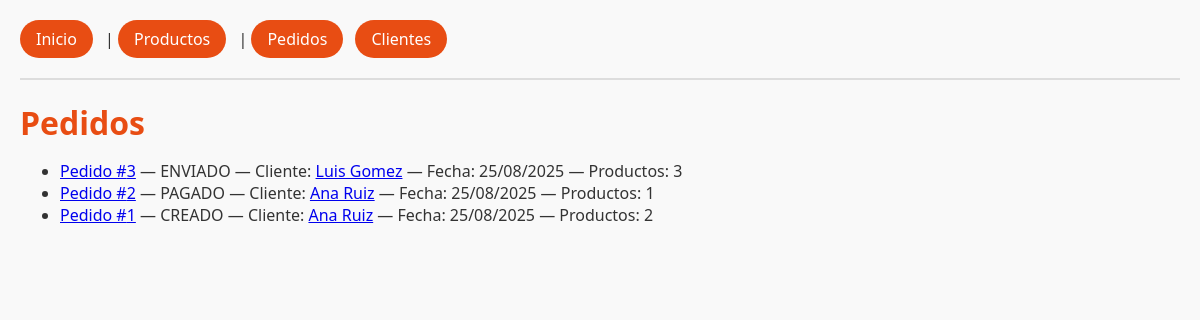
Page /pedidos/ on the earlier database version.
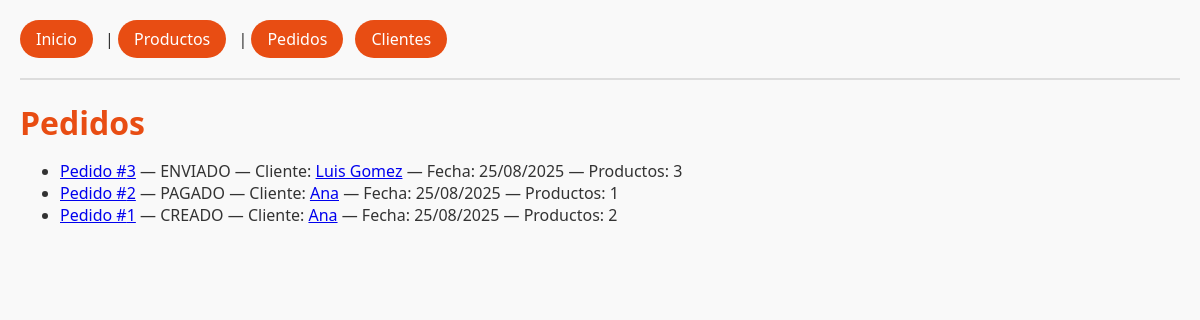
Same page on the later database version.
### tienda/models.py (models this page shows, shortened)
class Pedido(models.Model):
    ESTADOS = [
        ("CREADO", "Creado"),
        ("PAGADO", "Pagado"),
        ("ENVIADO", "Enviado"),
        ("CERRADO", "Cerrado"),
    ]
    cliente = models.ForeignKey(
        Cliente, on_delete=models.CASCADE, related_name="pedidos"
    )
    productos = models.ManyToManyField(Producto, related_name="pedidos")
    estado = models.CharField(max_length=10, choices=ESTADOS, default="CREADO")
    fecha = models.DateTimeField(auto_now_add=True)

class Cliente(models.Model):
    nombre = models.CharField(max_length=120)
    correo = models.EmailField(unique=True)
    fecha_registro = models.DateTimeField(auto_now_add=True)
    activo = models.BooleanField(default=True)

### tienda/views.py (the view)
# urls.py: path("pedidos/", views.lista_pedidos, name="lista_pedidos"),
def lista_pedidos(request):
    qs = (
        Pedido.objects.select_related("cliente")
        .prefetch_related("productos")
        .order_by("-fecha")
    )
    return render(request, "tienda/lista_pedidos.html", {"pedidos": qs})

### tienda/templates/tienda/lista_pedidos.html (shortened to what this page needs)
{% extends "tienda/base.html" %}
{% block content %}
  <h1>Pedidos</h1>
  <ul>
    {% for pedido in pedidos %}
      <li>
        <a href="{% url 'tienda:detalle_pedido' pedido.pk %}">Pedido #{{ pedido.id }}</a>
        — {{ pedido.estado }}
        — Cliente:
        <a href="{% url 'tienda:detalle_cliente' pedido.cliente.pk %}">{{ pedido.cliente.nombre }}</a>
        — Fecha: {{ pedido.fecha|date:"d/m/Y" }}
        — Productos: {{ pedido.productos.count }}
      </li>
    {% empty %}
      <li>No hay pedidos registrados.</li>
    {% endfor %}
  </ul>
{% endblock %}

### tienda/templates/tienda/base.html (shortened to what this page needs)
{% load static %}
<!DOCTYPE html>
<html lang="es">
<head>
  <link rel="stylesheet" href="{% static 'css/main.css' %}">
</head>
<body>
  {% include "tienda/partials/navbar.html" %}
  <main class="container">
    {% block content %}{% endblock %}
  </main>
</body>
</html>

### tienda/templates/tienda/partials/navbar.html
<nav>
  <a href="{% url 'tienda:home' %}">Inicio</a> |
  <a href="{% url 'tienda:lista_productos' %}">Productos</a> |
  <a href="{% url 'tienda:lista_pedidos' %}">Pedidos</a>
  <a href="{% url 'tienda:lista_clientes' %}">Clientes</a>
</nav>
<hr/>

### tienda/static/css/main.css (style rules this page uses)
body { font-family: 'Segoe UI', sans-serif; margin: 20px; background-color: #f9f9f9; color: #333; }
h1, h2, h3 { color: #e84d13; margin-bottom: 15px; }
nav { margin-bottom: 20px; }
nav a { display: inline-block; padding: 8px 16px; margin-right: 8px; background-color: #e84d13; color: #fff; border-radius: 9999px; text-decoration: none; font-weight: 500; transition: background 0.3s, transform 0.2s; }
hr { border: none; border-top: 2px solid #ddd; margin: 15px 0; }

Differences in the rows shown:
changed through a linked row, Pedido "PAGADO": cliente.nombre "Ana Ruiz" → "Ana"
changed through a linked row, Pedido "CREADO": cliente.nombre "Ana Ruiz" → "Ana"
